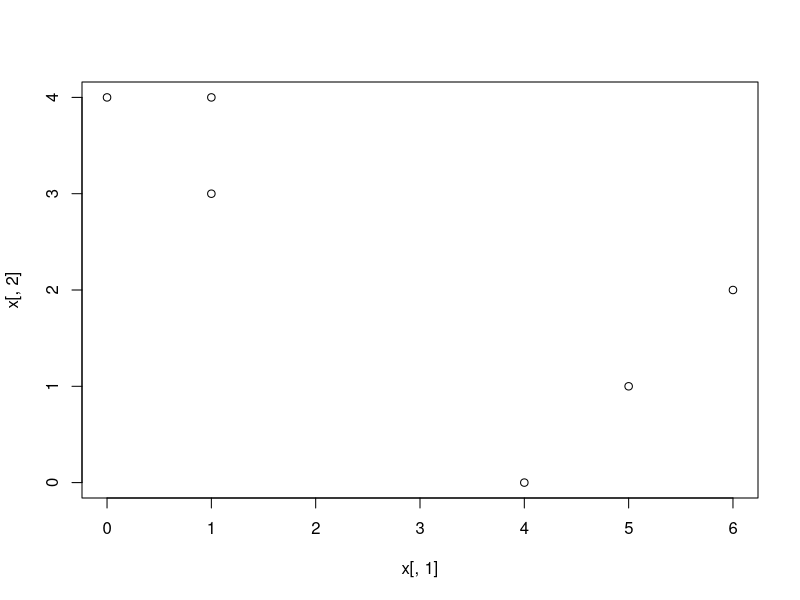
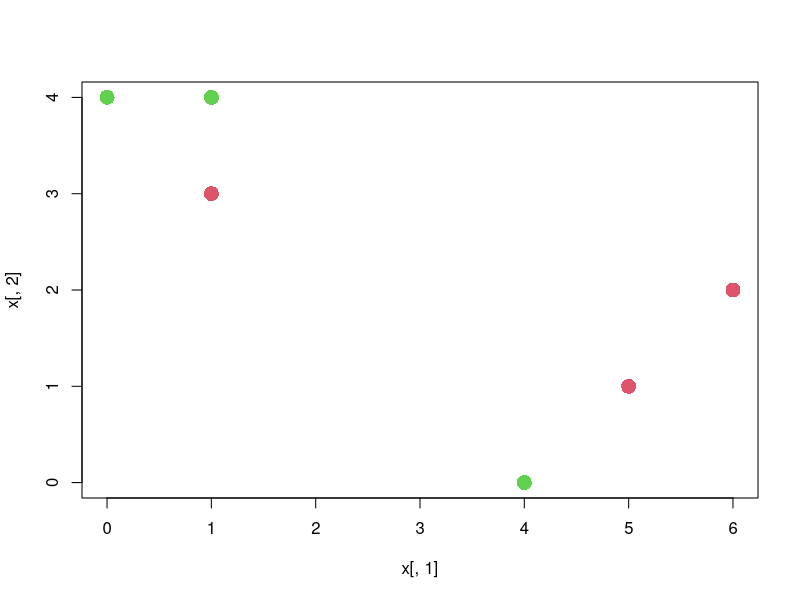
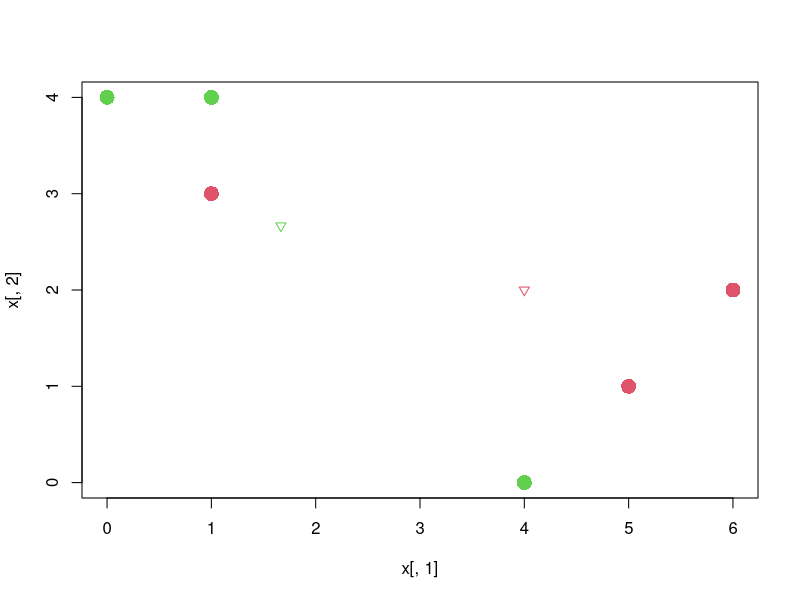
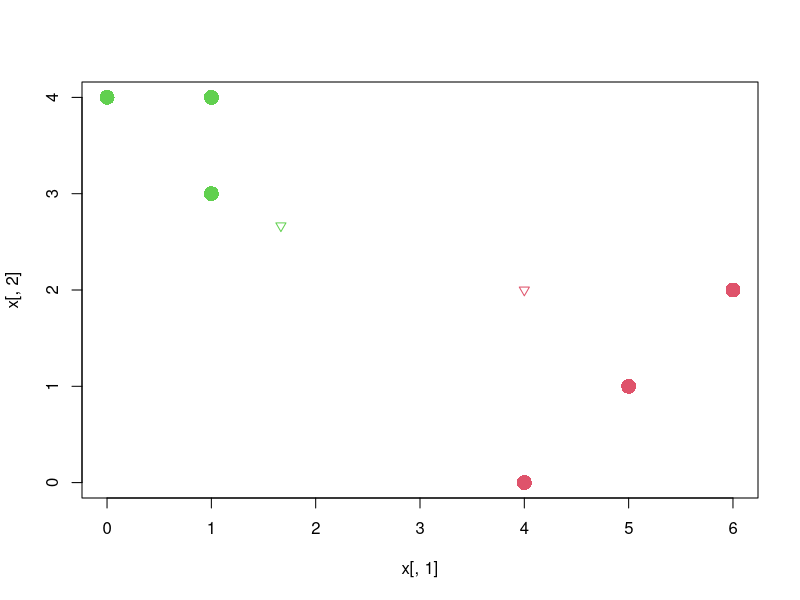
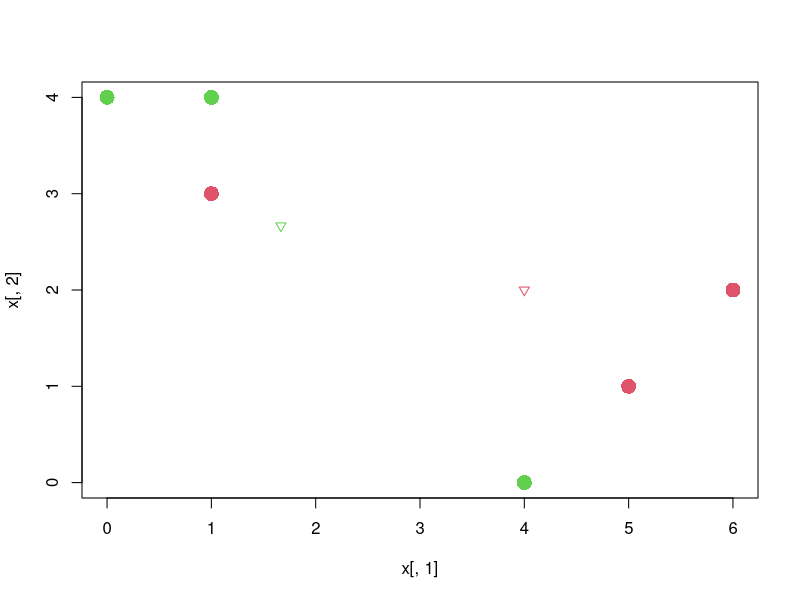
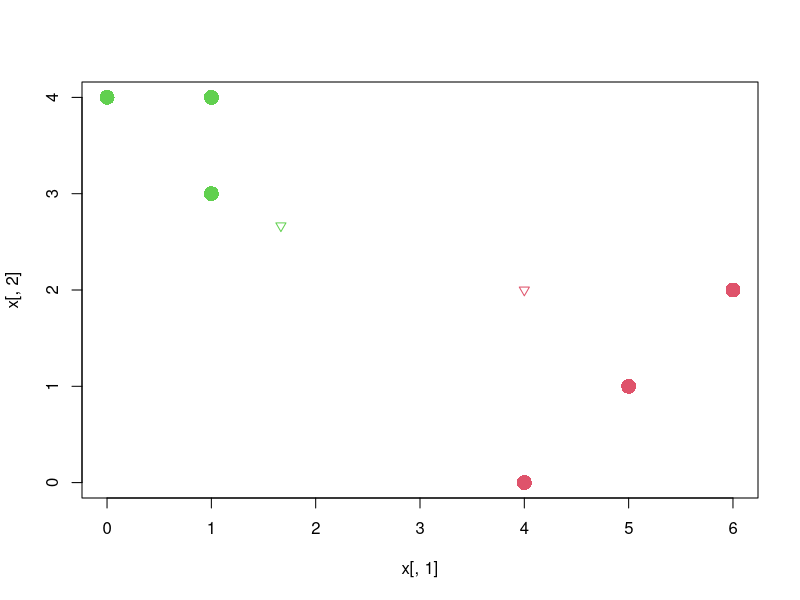
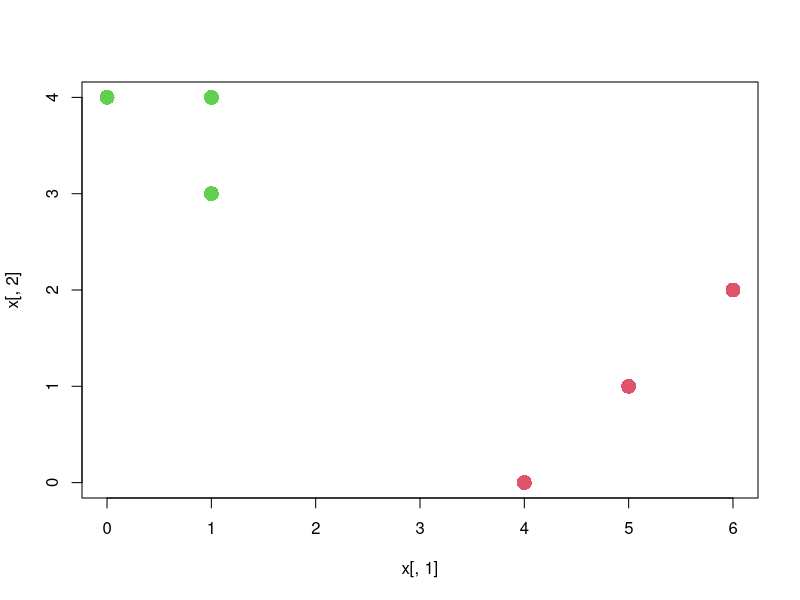
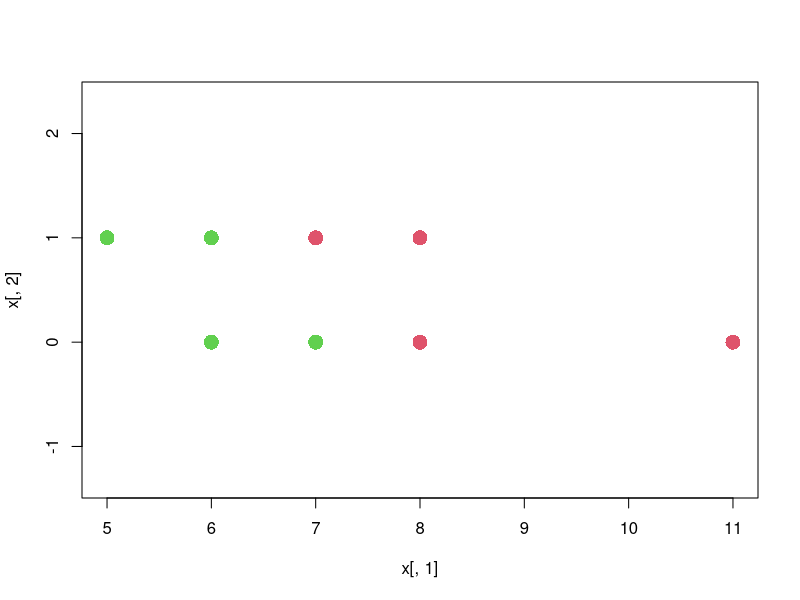

Generate these figures, in order, with R:
## ---- chunk 1
knitr::opts_chunk$set(echo = TRUE,out.width="0.9\\linewidth",dev="pdf",fig.align  = 'center')
## ---- chunk 2
x <- cbind(c(1,1,0,5,6,4), c(4,3,4,1,2,0))
plot(x[,1], x[,2])
## ---- chunk 3
set.seed(2022)
label <- sample(2, nrow(x), replace = T)
label
## ---- chunk 4
plot(x[, 1], x[, 2], col = (label + 1), pch = 16, cex = 2)
## ---- chunk 5
centroid_green <- c(mean(x[label == 1, 1]), mean(x[label == 1, 2]))
centroid_red <- c(mean(x[label == 2, 1]), mean(x[label == 2, 2]))
plot(x[,1], x[,2], col = (label + 1), pch = 16, cex = 2)
points(centroid_green[1], centroid_green[2], col = 2, pch = 6)
points(centroid_red[1], centroid_red[2], col = 3, pch = 6)
## ---- chunk 6
labels <- c(2,2,2,1,1,1)
plot(x[,1], x[,2], col = (labels + 1), pch = 16, cex = 2)
points(centroid_green[1], centroid_green[2], col = 2, pch = 6)
points(centroid_red[1], centroid_red[2], col = 3, pch = 6)
## ---- chunk 7
centroid1 <- c(mean(x[label == 1, 1]), mean(x[label == 1, 2]))
centroid2 <- c(mean(x[label == 2, 1]), mean(x[label == 2, 2]))
plot(x[,1], x[,2], col = (label + 1), pch = 16, cex = 2)
points(centroid1[1], centroid1[2], col = 2, pch = 6)
points(centroid2[1], centroid2[2], col = 3, pch = 6)

labels <- c(2,2,2,1,1,1)
plot(x[,1], x[,2], col = (labels + 1), pch = 16, cex = 2)
points(centroid1[1], centroid1[2], col = 2, pch = 6)
points(centroid2[1], centroid2[2], col = 3, pch = 6)
## ---- chunk 8
plot(x[, 1], x[, 2], col = (labels + 1), pch = 16, cex = 2)
## ---- chunk 9
socks <- c(8, 11, 7, 6, 5, 6, 7, 8)
computers <- c(0, 0, 0, 0, 1, 1, 1, 1)
x <- cbind(socks, computers)
labels <- c(1, 1, 2, 2, 2, 2, 1, 1)
plot(x[, 1], x[, 2], col = (labels + 1), pch = 16, cex = 2, asp = 1)
## ---- chunk 10
x <- cbind(scale(socks, center = FALSE), scale(computers, center = FALSE))
sd(computers)
## ---- chunk 11
labels <- c(1, 1, 2, 2, 2, 2, 1, 1)
plot(x[, 1], x[, 2], col = (labels + 1), pch = 16, cex = 2, asp = 1)
## ---- chunk 12
pr.out <- prcomp(USArrests, scale = TRUE)
pr.var <- pr.out$sdev^2
pve <- pr.var / sum(pr.var)
sum(pr.var)
## ---- chunk 13
pve
## ---- chunk 14
loadings <- pr.out$rotation
USArrests2 <- scale(USArrests)
sumvar <- sum(apply(as.matrix(USArrests2)^2, 2, sum))
apply((as.matrix(USArrests2) %*% loadings)^2, 2, sum) / sumvar
## ---- chunk 15
set.seed(2022)
hc.complete <- hclust(dist(USArrests), method = "complete")
plot(hc.complete)
## ---- chunk 16
cutree(hc.complete, 3)
## ---- chunk 17
sd.data <- scale(USArrests)
hc.complete.sd <- hclust(dist(sd.data), method = "complete")
plot(hc.complete.sd)
## ---- chunk 18
cutree(hc.complete.sd, 3)
## ---- chunk 19
table(cutree(hc.complete, 3), cutree(hc.complete.sd, 3))
## ---- chunk 20
set.seed(2022)
x <- matrix(rnorm(20 * 3 * 50, mean = 0, sd = 0.001), ncol = 50)
x[1:20, 2] <- 1
x[21:40, 1] <- 2
x[21:40, 2] <- 2
x[41:60, 1] <- 1
true.labels <- c(rep(1, 20), rep(2, 20), rep(3, 20))
## ---- chunk 21
pr.out <- prcomp(x)
plot(pr.out$x[, 1:2], col = 1:3, xlab = "Z1", ylab = "Z2", pch = 20)
## ---- chunk 22
km.out.1 <- kmeans(x, 3, nstart = 20)
table(true.labels, km.out.1$cluster)
## ---- chunk 23
km.out.2 <- kmeans(x, 2, nstart = 20)
table(true.labels, km.out.2$cluster)
## ---- chunk 24
km.out.3 <- kmeans(x, 4, nstart = 20)
table(true.labels, km.out.3$cluster)
## ---- chunk 25
km.out.4 <- kmeans(pr.out$x[, 1:2], 3, nstart = 20)
table(true.labels, km.out.4$cluster)
## ---- chunk 26
km.out.5 <- kmeans(scale(x), 3, nstart = 20)
table(true.labels, km.out.5$cluster)
